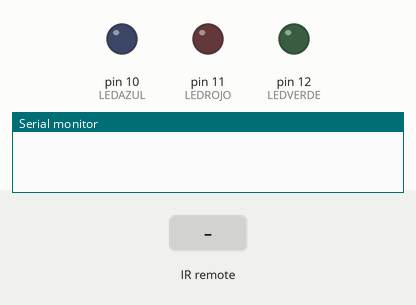
This sketch was run on a simulated Arduino Uno, built with avr-gcc and run on an emulated ATmega328P. Shown: output pins drawn as LEDs (lit = HIGH), the last lines printed to the serial monitor. The inputs (shaded band) are chosen by the test bench.

Above: at 1.2 s.
1.3 s: infrared code 0xFF30CF received
At 2.5 s:
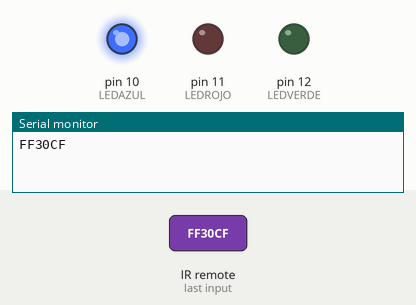
2.8 s: infrared code 0xFF18E7 received
At 3.8 s:
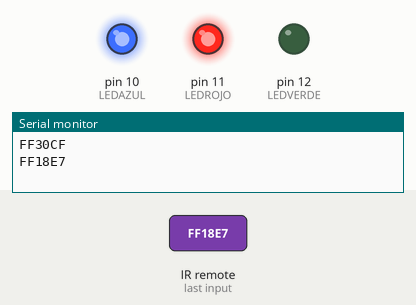
4.3 s: infrared code 0xFF7A85 received
At 5.0 s:
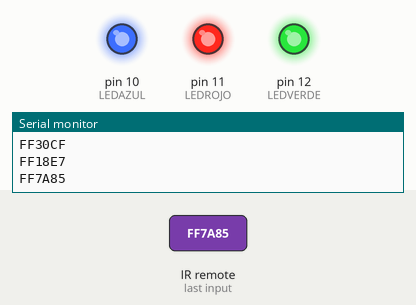
5.8 s: infrared code 0xFF30CF received
At 6.2 s:
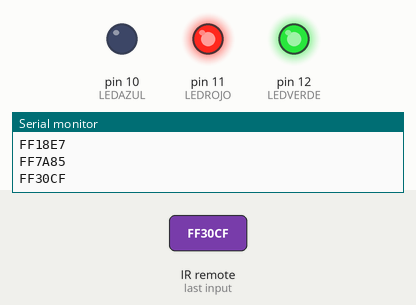
7.3 s: infrared code 0xFF18E7 received
At 8.6 s:
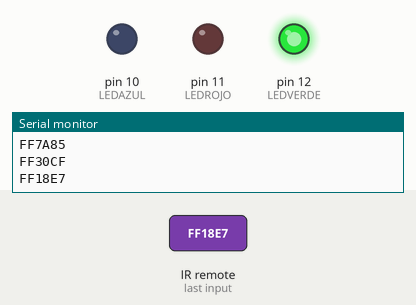
Timing chart, 0 to 9.8 s (numbered marks = the images above; inputs shaded):
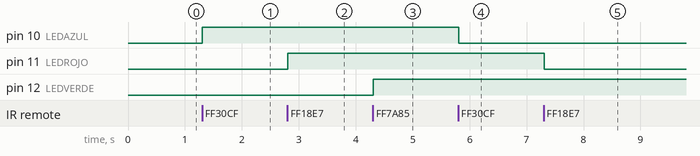

The sketch:

sensor_infra_rojo.ino
```cpp
#include <IRremote.h>
#define Boton_1 0xFF30CF
#define Boton_2 0xFF18E7
#define Boton_3 0xFF7A85

int IR = 9;
int LEDAZUL = 10;
int LEDROJO = 11;
int LEDVERDE = 12;

IRrecv irrecv(IR);
decode_results codigo;


void setup()
{
  Serial.begin(9600);
  irrecv.enableIRIn();
  pinMode(LEDAZUL, OUTPUT);
  pinMode(LEDROJO, OUTPUT);
  pinMode(LEDVERDE, OUTPUT);
}

void loop()
{
 if(irrecv.decode(&codigo))
  {
   Serial.println(codigo.value, HEX);
   if (codigo.value == Boton_1)
   digitalWrite(LEDAZUL, !digitalRead(LEDAZUL));

   if (codigo.value == Boton_2)
   digitalWrite(LEDROJO, !digitalRead(LEDROJO));

   if (codigo.value == Boton_3)
   digitalWrite(LEDVERDE, !digitalRead(LEDVERDE));

   irrecv.resume();

  }
 delay (100);
 }
```

Measured:
- after the input at 1.3 s, pin 10 (LEDAZUL): LOW → HIGH at once
- after the input at 2.8 s, pin 11 (LEDROJO): LOW → HIGH at once
- after the input at 4.3 s, pin 12 (LEDVERDE): LOW → HIGH at once
- after the input at 5.8 s, pin 10 (LEDAZUL): HIGH → LOW at once
- after the input at 7.3 s, pin 11 (LEDROJO): HIGH → LOW at once
